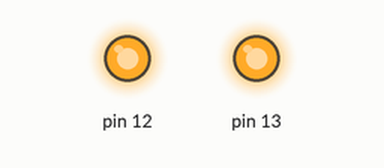
Simulated run of this sketch. Board: Arduino Uno, built with avr-gcc and run on an emulated ATmega328P. Parts: output pins drawn as LEDs (lit = HIGH).

Above: at 0.1 s.
At 31.8 s:
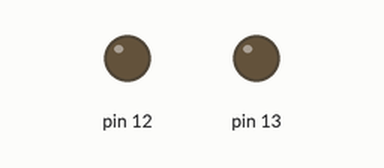
Timing chart, 0 to 33.3 s (numbered marks = the images above):
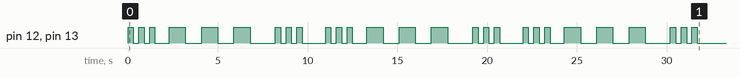

The sketch:

led_SOS.ino
```cpp
void setup() {
  Serial.begin(9600);
  //Init pin 13 & 12 as output)
  pinMode(13, OUTPUT);
  pinMode(12, OUTPUT);
  exec_sos();
}
void loop() {
  //Nothing here
}
void exec_sos() {
  //Excec sos func 3 times with different delays
  for (int i = 0; i < 3; i++) {
    sos(300);
    delay(500);
    sos(900);
    delay(500);
    sos(300);
    delay(1000);
  }
}

//ms takes delay in milliseconds
void sos(int ms) {
  for (int i = 0; i < 3; i++) {
    on(13);
    on(12);
    delay(ms);
    off(13);
    off(12);
    delay(ms);
  }
}

void on(int pin) {
  digitalWrite(pin, HIGH);
}

void off(int pin) {
  digitalWrite(pin, LOW);
}
```
